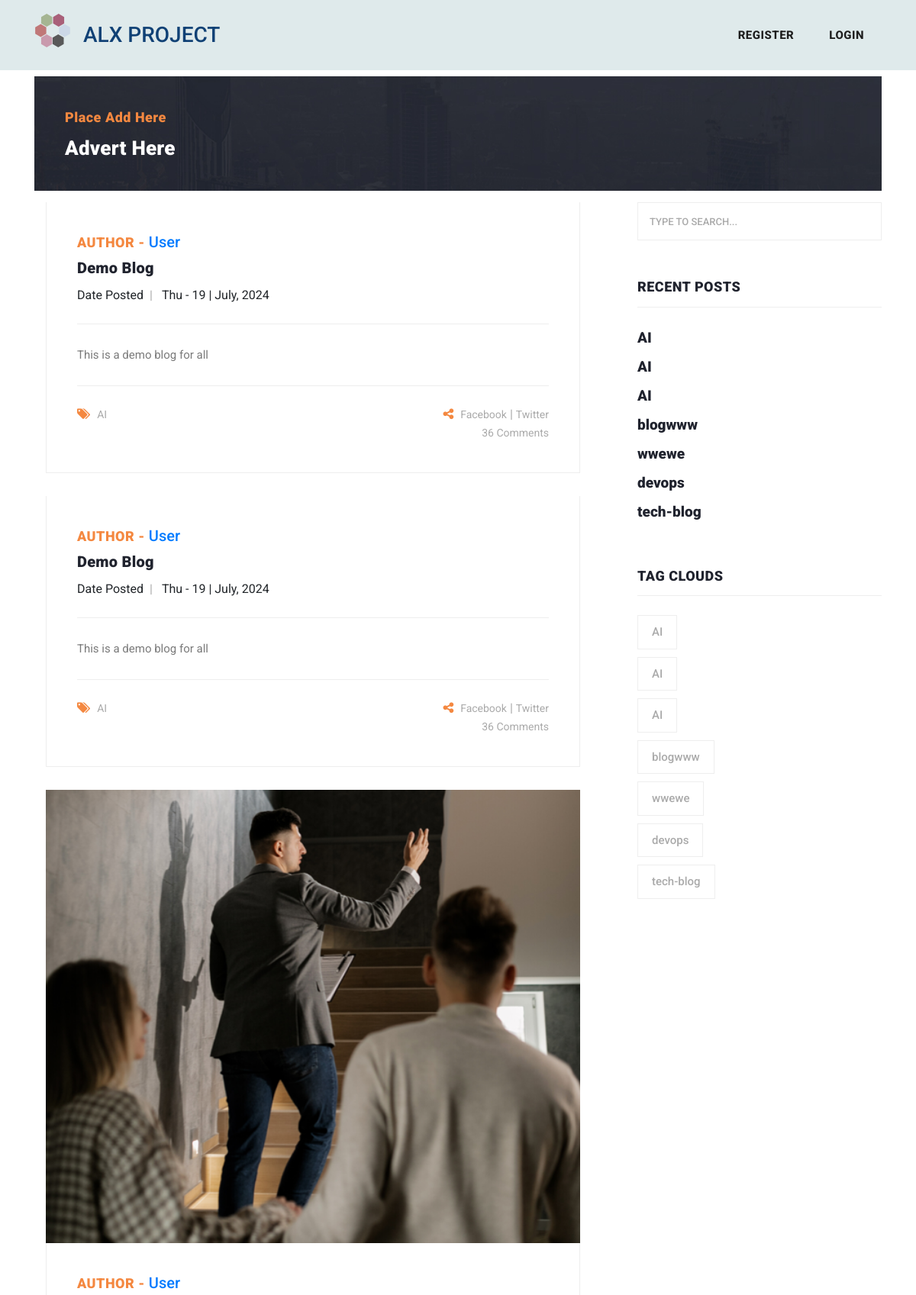
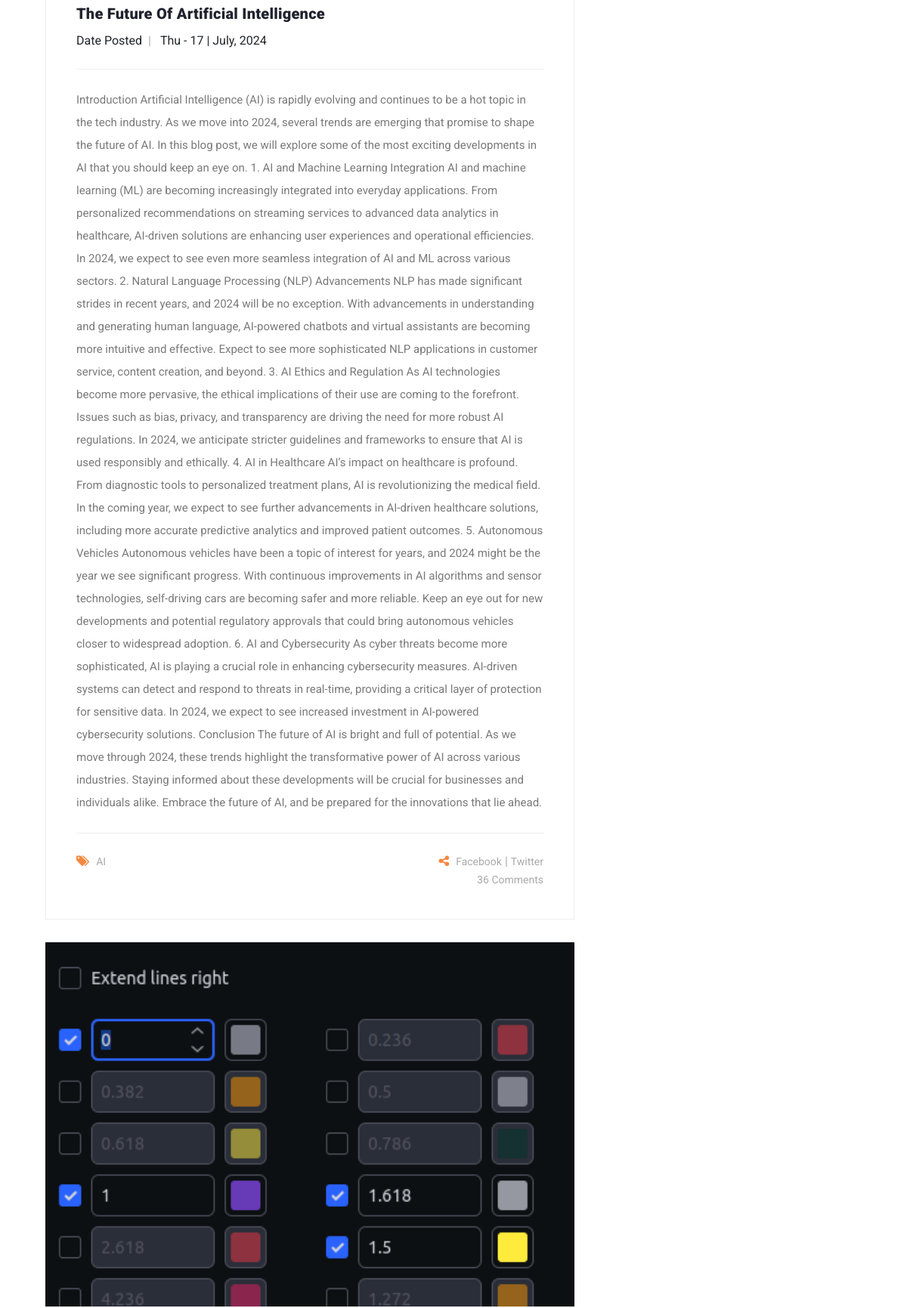
The page / (upper part) on the database its author committed (2 pictures, top to bottom).
### blog01/models.py (models this page shows, shortened)
class BlogPost(models.Model):
    title = models.CharField(max_length=200)
    author = models.ForeignKey(User, on_delete=models.CASCADE)
    post = models.CharField(max_length=10000, default="No description available")
    image = models.ImageField(upload_to="blogPostImages/%Y/%m/%d")
    tag = models.CharField(max_length=10)
    date = models.DateTimeField(default=timezone.now)

### blog01/views.py (the view)
# urls.py: path("", views.home, name="home"),
def home(request):
    data = BlogPost.objects.all().order_by("-date")
    return render(request, "home.html", {"data": data})

### blog01/templates/home.html (shortened to what this page needs)
{% extends 'base.html' %}
{% load static %}
{% block content %}
<section class="blog-posts">
  <div class="container">
    <div class="row">
      <div class="col-lg-8">
        <div class="all-blog-posts">
          {% for item in data %}
          <div class="col-lg-12">
            <div class="blog-post">
              {% if item.image %}
              <div class="blog-thumb">
                <img src="{{ item.image }}" alt="..">
              </div>
              {% endif %}
              <div class="down-content">
                <h5><span>Author - </span><a href="{% url 'user-posts' username=item.author %}">{{ item.author }}</a></h5>
                <h4>{{ item.title }}</h4>
                <ul class="post-info">
                  <li>Date Posted</li>
                  <li>{{ item.date|date:"D - H | F, Y" }}</li>
                </ul>
                <a href="">
                  <p>{{ item.post }}</p>
                </a>
                <div class="post-options">
                  <div class="row">
                    <div class="col-6">
                      <ul class="post-tags">
                        <li><i class="fa fa-tags"></i></li>
                        <li><a href="#">{{ item.tag }}</a></li>
                      </ul>
                    </div>
                    <div class="col-6">
                      <ul class="post-share">
                        <li><i class="fa fa-share-alt"></i></li>
                        <li><a href="#">Facebook</a> |</li>
                        <li><a href="#">Twitter</a></li>
                        <br>
                        <li><a href="#">36 Comments</a></li>
                      </ul>
                    </div>
                  </div>
                </div>
              </div>
            </div>
          </div>
          {% endfor %}
        </div>
      </div>
      <div class="col-lg-4">
        <div class="sidebar">
          <div class="row">
            <div class="col-lg-12">
              <div class="sidebar-item search">
                <form id="search_form" name="gs" method="GET" action="#">
                  <input type="text" name="q" class="searchText" placeholder="type to search..." autocomplete="on">
                </form>
              </div>
            </div>
            <div class="col-lg-12">
              <div class="sidebar-item recent-posts">
                <div class="sidebar-heading">
                  <h2>Recent Posts</h2>
                </div>
                {% for item in data %}
                <div class="content">
                  <ul>
                    <li><a href="#">
                        <h5>{{ item.tag }}</h5>
                      </a></li>
                  </ul>
                </div>
                {% endfor %}
              </div>
            </div>
            <div class="col-lg-12">
              <div class="sidebar-item tags">
                <div class="sidebar-heading">
                  <h2>Tag Clouds</h2>
                </div>
                {% for item in data %}
                  {% if item.tag %}
                    <div class="content">
                      <ul>
                        <li><a href="#">{{ item.tag }}</a></li>
                      </ul>
                    </div>
                  {% endif %}
                {% endfor %}
              </div>
            </div>
          </div>
        </div>
      </div>
    </div>
  </div>
</section>
{% endblock content %}

### blog01/static/css/templatemo-stand-blog.css (style rules this page uses)
body { font-family: 'Roboto', sans-serif; overflow-x: hidden; text-rendering: optimizeLegibility; -webkit-font-smoothing: antialiased; -moz-osx-font-smoothing: grayscale; }
p { margin-bottom: 0px; font-size: 15px; font-weight: 400; color: #7a7a7a; line-height: 30px; }
a { text-decoration: none!important; }
ul { padding: 0; margin: 0; list-style: none; }
h1,h2,h3,h4,h5,h6 { margin: 0px; }
.blog-posts { margin-top: 15px; margin-bottom: 45px; }
.blog-posts .blog-post { margin-bottom: 30px; }
.blog-posts .blog-thumb img { width: 100%; overflow: hidden; }
.blog-posts .down-content { padding: 40px; border-right: 1px solid #eee; border-left: 1px solid #eee; border-bottom: 1px solid #eee; }
.blog-posts .down-content span { font-size: 18px; text-transform: uppercase; letter-spacing: 0.5px; font-weight: 900; color: #f48840; }
.blog-posts .down-content h4 { font-size: 24px; text-transform: capitalize; letter-spacing: 0.5px; font-weight: 900; color: #20232e; margin: 10px 0px 12px 0px; }
.blog-posts .down-content ul.post-info li { display: inline-block; margin-right: 8px; }
.blog-posts .down-content ul.post-info li:after { content: '|'; color: #aaa; margin-left: 8px; }
.blog-posts .down-content h4 { font-size: 20px; letter-spacing: 0.25px; }
.blog-posts .down-content ul.post-info li:last-child::after { display: none; }
.blog-posts .down-content p { padding: 25px 0px; margin: 25px 0px; border-top: 1px solid #eee; border-bottom: 1px solid #eee; }
.blog-posts .down-content ul.post-share { text-align: right; }
.blog-posts .down-content ul.post-tags li, .blog-posts .down-content ul.post-share li { display: inline-block; }
.blog-posts .down-content ul.post-tags li:first-child i, .blog-posts .down-content ul.post-share li:first-child i { color: #f48840; margin-right: 5px; }
.blog-posts .down-content ul.post-tags li, .blog-posts .down-content ul.post-share li { color: #aaa; }
.blog-posts .down-content ul.post-tags li a, .blog-posts .down-content ul.post-share li a { font-size: 14px; color: #aaa; font-weight: 400; transition: all .3s; }
.blog-posts .sidebar-heading h2 { font-size: 18px; text-transform: uppercase; font-weight: 900; letter-spacing: 0.5px; color: #20232e; border-bottom: 1px solid #eee; padding-bottom: 15px; margin-bottom: 25px; }
.sidebar { margin-left: 30px; }
.sidebar .sidebar-item { margin-top: 50px; }
.sidebar .search { margin-top: 0px; }
.sidebar .sidebar-heading h2 { font-size: 18px; text-transform: uppercase; font-weight: 900; letter-spacing: 0.5px; color: #20232e; border-bottom: 1px solid #eee; padding-bottom: 15px; margin-bottom: 25px; }
.sidebar .search input { width: 100%; height: 50px; border: 1px solid #eee; font-size: 13px; text-transform: uppercase; font-weight: 500; color: #7a7a7a; outline: none; padding: 0px 15px; }
.sidebar .search input::placeholder { color: #aaa; }
.sidebar .recent-posts ul li { margin-bottom: 15px; padding-bottom: 15px; border-bottom: 1px solid #eee; }
.sidebar .recent-posts ul li:last-child { margin-bottom: 0px; padding-bottom: 0px; border-bottom: none; }
.sidebar .recent-posts ul li h5 { font-size: 19px; font-weight: 900; color: #20232e; line-height: 30px; transition: all 0.3s; }
.sidebar .tags ul li { margin-right: 6px; display: inline-block; }
.sidebar .tags ul li { margin-bottom: 10px; }
.sidebar .tags ul li a { font-size: 15px; font-weight: 500; color: #aaa; display: inline-block; border: 1px solid #eee; padding: 10px 18px; transition: all .3s; }

### rows shown on the page
BlogPost: author "User", title "Demo Blog", date|F "Thu - 19 | July, 2024", post "This is a demo blog for all", tag "AI"
BlogPost: author "User", title "Demo Blog", date|F "Thu - 19 | July, 2024", post "This is a demo blog for all", tag "AI"
BlogPost: image (picture), author "User", title "The Future Of Artificial Intelligence", date|F "Thu - 17 | July, 2024", post "Introduction Artificial Intelligence (AI) is rapidly evolving and continues to be a hot topic in the tech industry. As we move into 2024, several trends are emerging that promise to shape the future of AI. In this blog post, we will explore some of the most exciting developments in AI that you should keep an eye on. 1. AI and Machine Learning Integration AI and machine learning (ML) are becoming increasingly integrated into everyday applications. From personalized recommendations on streaming services to advanced data analytics in healthcare, AI-driven solutions are enhancing user experiences and operational efficiencies. In 2024, we expect to see even more seamless integration of AI and ML…", tag "AI"
BlogPost: image (picture), tag "blogwww"
BlogPost: tag "wwewe"
BlogPost: tag "devops"
BlogPost: tag "tech-blog"
